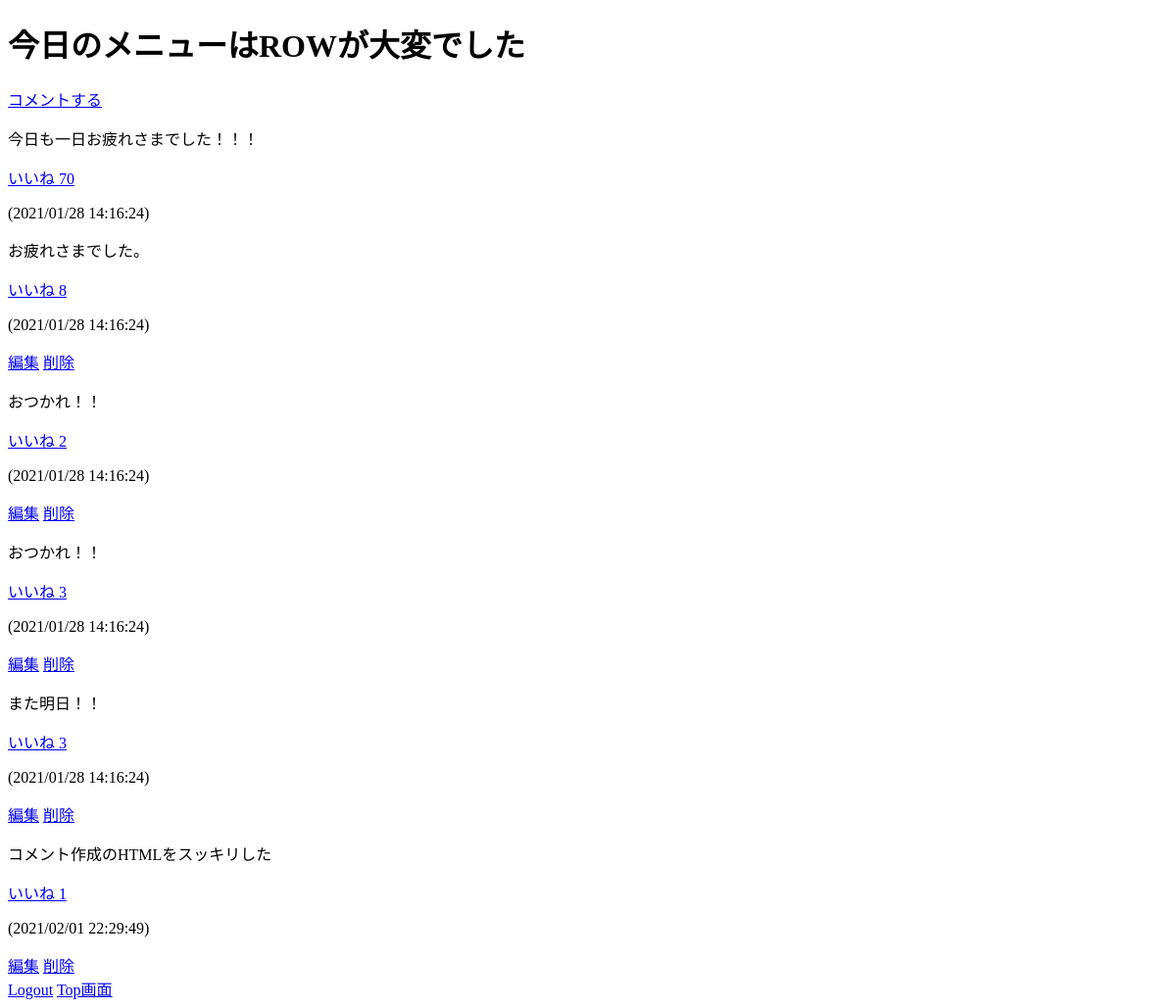
The app's page /boards/detail/1/ (signed in), older data.
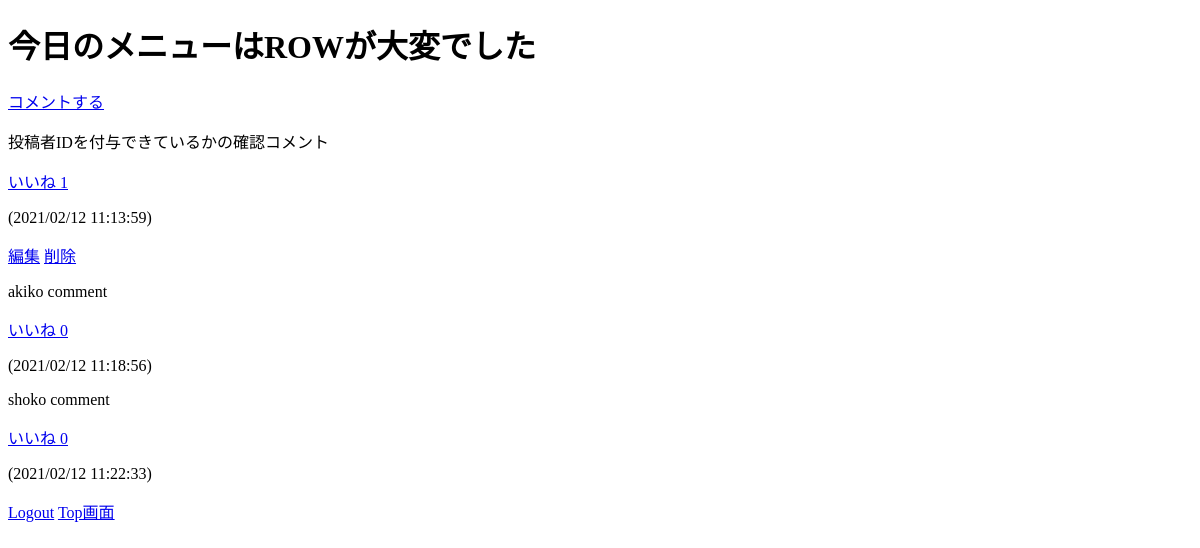
The same page, newer data.
### boards/models.py (models this page shows, shortened)
class Comment(models.Model):
    text = models.TextField('本文')
    target = models.ForeignKey(Post, on_delete=models.PROTECT, verbose_name='どの記事へのコメントか')
    created_at = models.DateTimeField('作成日', default=timezone.now, blank=True)
    good = models.IntegerField('いいね', default=0)
    writer = models.ForeignKey(User, on_delete=models.SET_NULL, null=True, verbose_name='コメント投稿ユーザID')

### boards/views.py (the view)
# urls.py: path('detail/<int:pk>/', views.PostDetail.as_view(), name='post_detail'),
class PostDetail(generic.DetailView):
    model = Post

### boards/templates/boards/post_detail.html
{% extends 'base.html' %}
{% block content %}
<h1>{{ post.title }}</h1>
<a class="button is-primary" href="{% url 'boards:comment_create' post.pk %}">コメントする</a>
<section class="section">
    {% for comment in post.comment_set.all %}
    <div class="box">
        <p>{{ comment.text | linebreaks | urlize }}</p>
        <a href="{% url 'boards:comment_good' pk_title=post.pk pk_comment=comment.pk %}">いいね {{ comment.good }}</a>
        <p>({{ comment.created_at | date:"Y/m/d H:i:s" }})</p>
        {% if request.user == comment.writer %}
        <a href="{% url 'boards:comment_update' comment.pk %}">編集</a>
        <a href="{% url 'boards:comment_delete' comment.pk %}">削除</a>
        {% endif %}
    </div>
    {% endfor %}
</section>
{% endblock %}

Row changes from the older to the newer data that the page shows:
removed Comment: text "今日も一日お疲れさまでした！！！", good "70", created_at "2021/01/28 14:16:24"
removed Comment: text "お疲れさまでした。", good "8", created_at "2021/01/28 14:16:24", shows "編集"
removed Comment: text "おつかれ！！", good "2", created_at "2021/01/28 14:16:24", shows "編集"
removed Comment: text "おつかれ！！", good "3", created_at "2021/01/28 14:16:24", shows "編集"
removed Comment: text "また明日！！", good "3", created_at "2021/01/28 14:16:24", shows "編集"
removed Comment: text "コメント作成のHTMLをスッキリした", good "1", created_at "2021/02/01 22:29:49", shows "編集"
added Comment: text "投稿者IDを付与できているかの確認コメント", good "1", created_at "2021/02/12 11:13:59", shows "編集"
added Comment: text "akiko comment", good "0", created_at "2021/02/12 11:18:56"
added Comment: text "shoko comment", good "0", created_at "2021/02/12 11:22:33"
